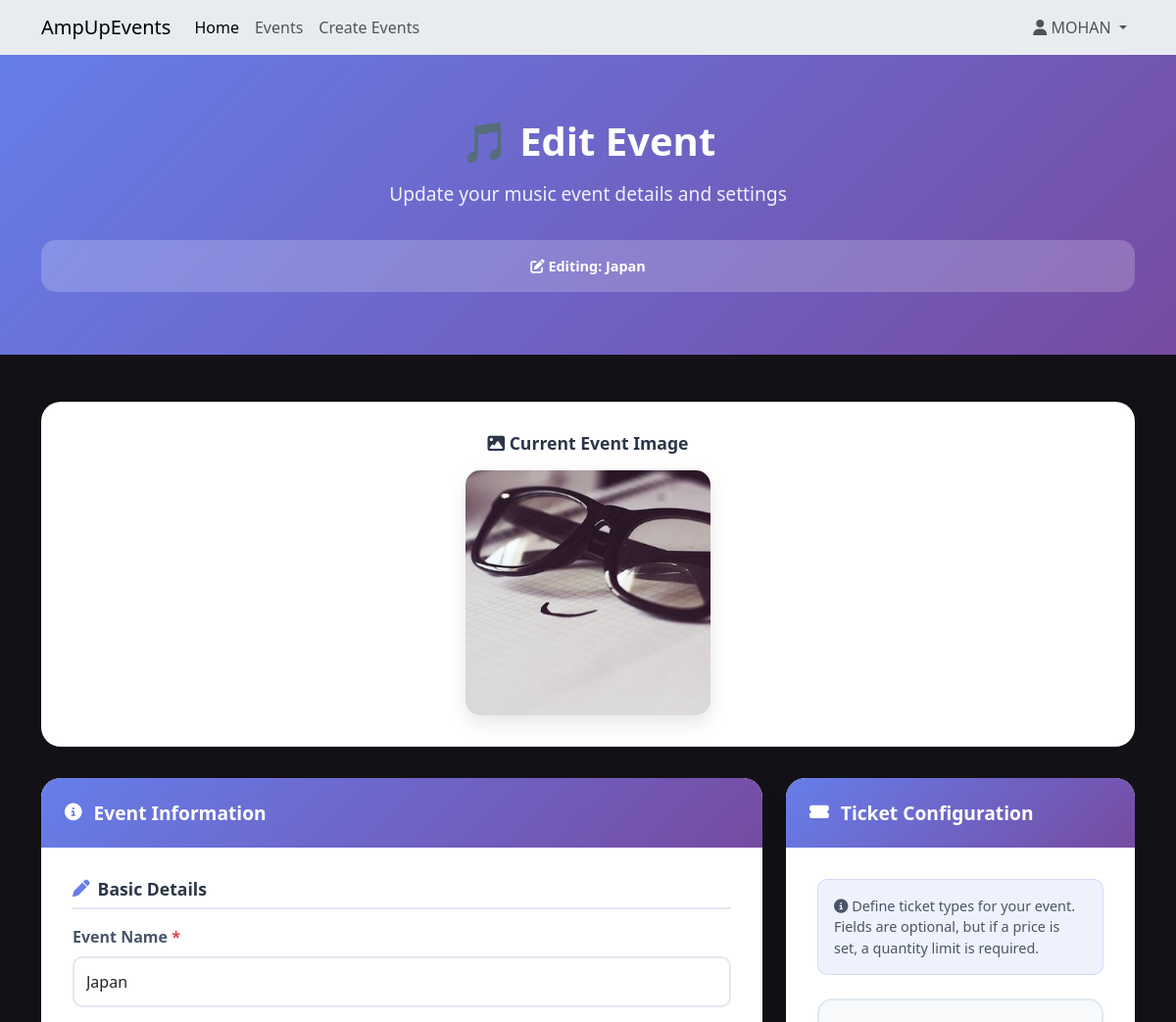
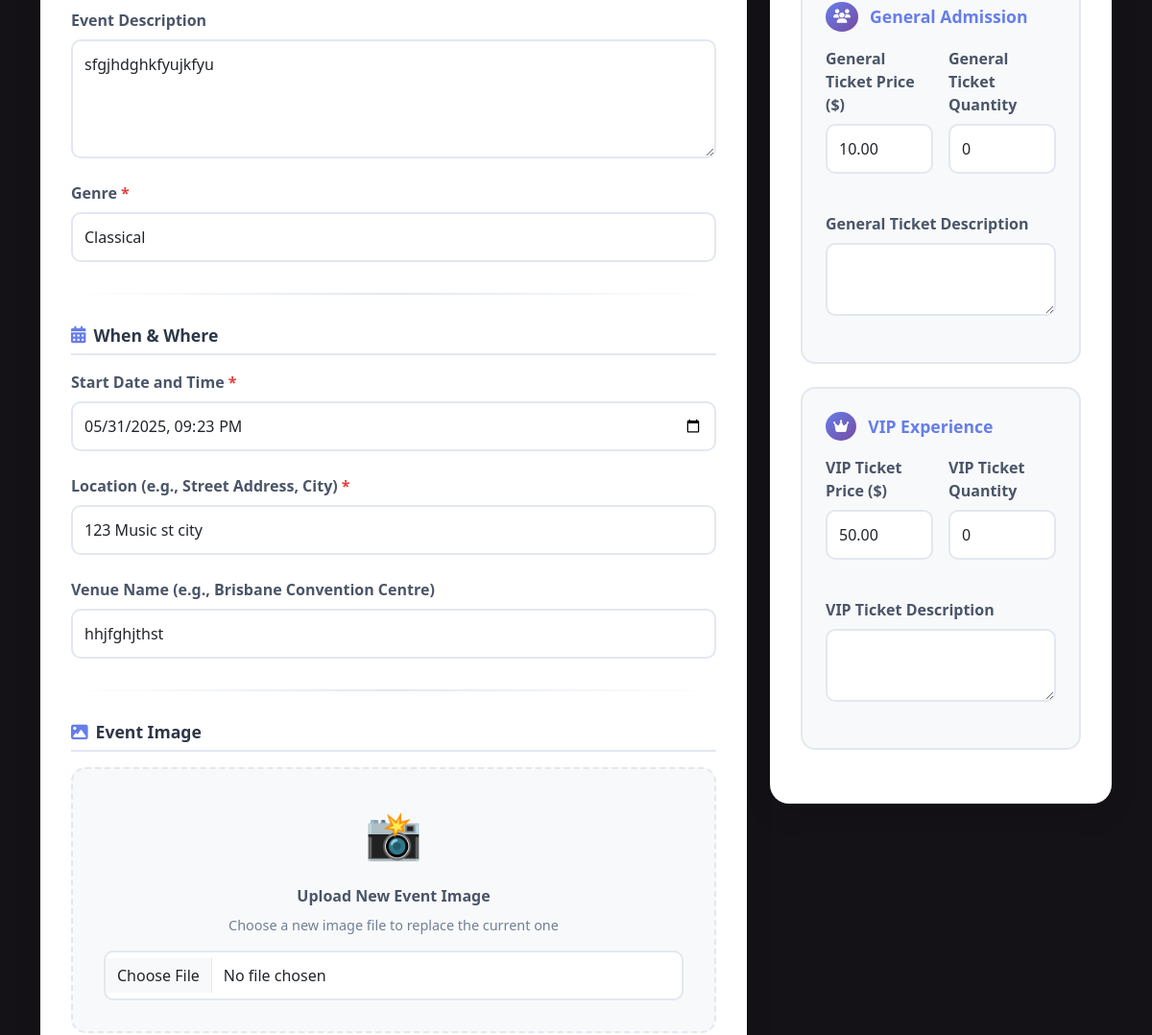
Before: /events/3/edit (signed in, upper part) with the older database file (2 pictures, top to bottom).
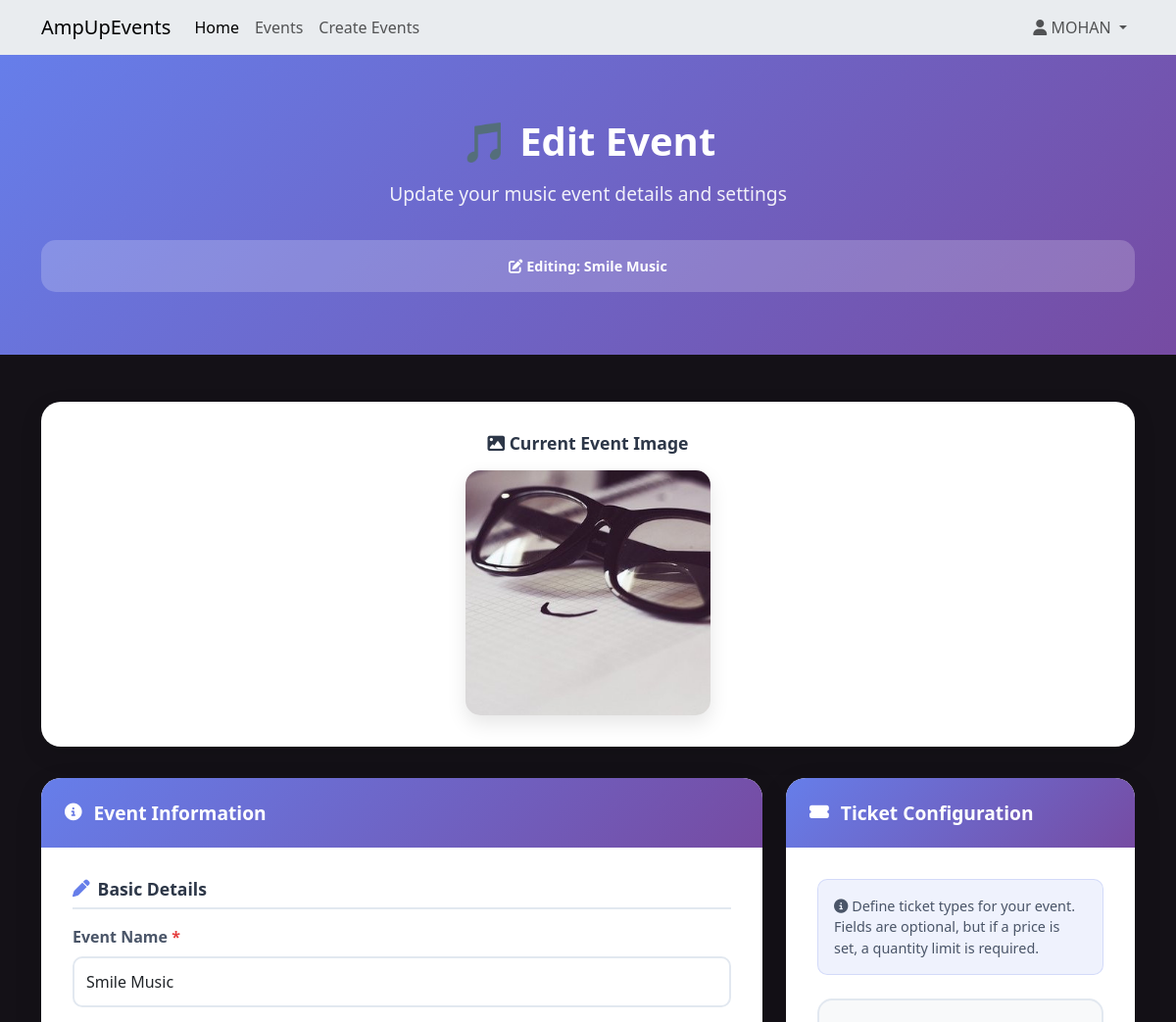
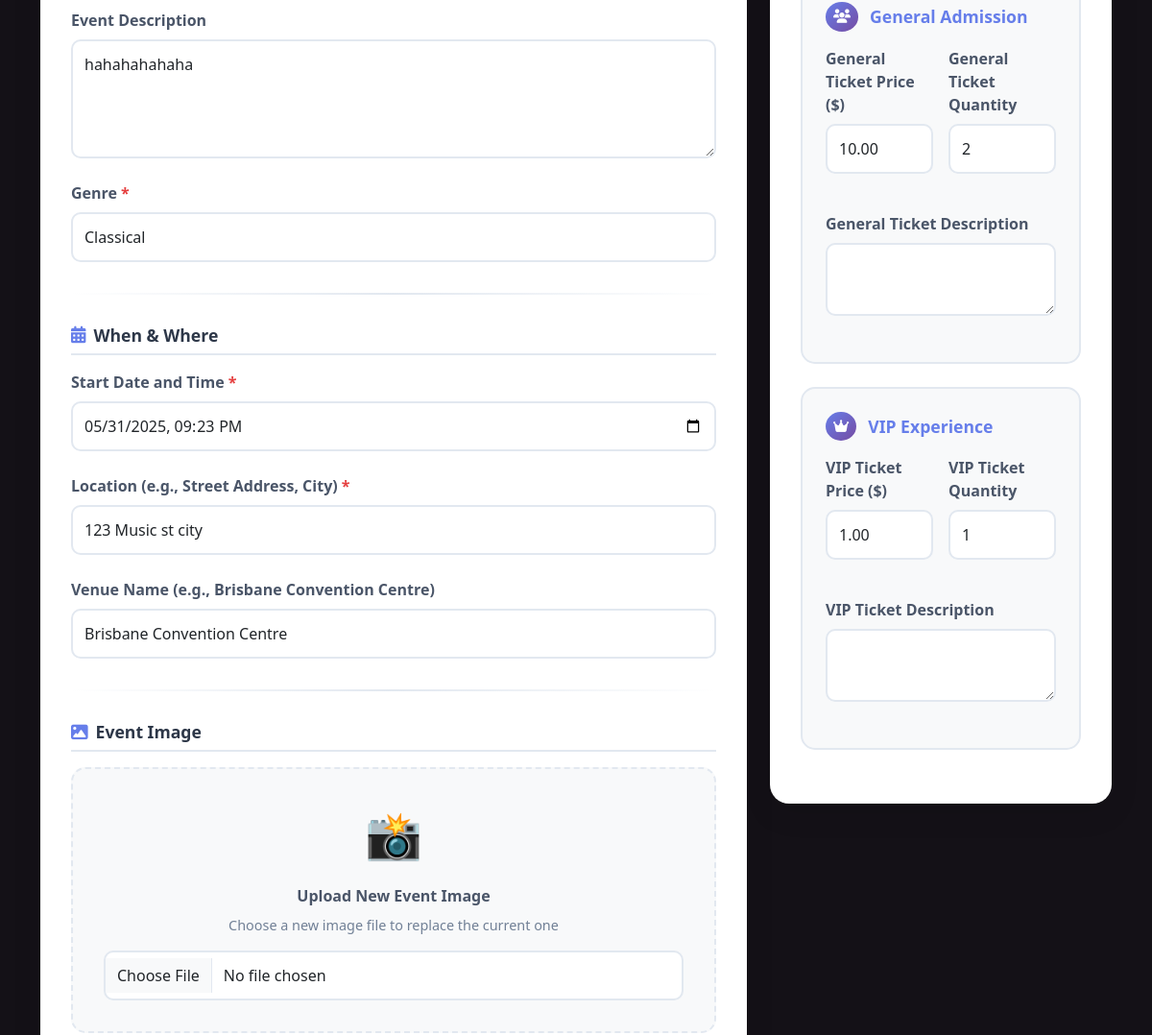
After: the same page with the newer database file (2 pictures, top to bottom).
### website/models.py (models this page shows, shortened)
class Event(db.Model):
    __tablename__ = 'events'
    id = db.Column(db.Integer, primary_key=True)  # Unique identifier for the event
    name = db.Column(db.String(120), index=True, nullable=False)  # Event name
    description = db.Column(db.Text, nullable=True)  # Optional detailed description of the event
    image_filename = db.Column(db.String(255), nullable=True)  # Filename of the event's image
    start_datetime = db.Column(db.DateTime, nullable=False)  # Combined start date and time for the event
    location = db.Column(db.String(100), nullable=False)  # General location of the event
    venue = db.Column(db.String(100), nullable=True)  # Specific venue name, optional
    genre_id = db.Column(db.Integer, db.ForeignKey('genres.id'), nullable=False)  # Reference to Genre table
    artist_info = db.Column(db.Text, nullable=True) # Information about the artist(s)
    status = db.Column(db.String(20), default='Open', nullable=False)  # Current status of the event (e.g., Open, Cancelled)
    age_limit = db.Column(db.Integer, nullable=True)
    length = db.Column(db.String(50), nullable=True)
    policies = db.Column(db.Text, nullable=True)
    facebook = db.Column(db.String(255), nullable=True)
    instagram = db.Column(db.String(255), nullable=True)
    twitter = db.Column(db.String(255), nullable=True)
    created_at = db.Column(db.DateTime, default=datetime.now)
    updated_at = db.Column(db.DateTime, default=datetime.now, onupdate=datetime.now)
    created_by = db.Column(db.Integer, db.ForeignKey('users.id'), nullable=False)
    ticket_types = db.relationship('ticket_type', backref='event', lazy='dynamic', cascade="all, delete-orphan")
    comments = db.relationship('Comment', backref='event', lazy='dynamic', cascade="all, delete-orphan")
    bookings = db.relationship('Booking', backref='event', lazy='dynamic', cascade="all, delete-orphan")

### website/events.py (the view, shortened to what this page needs)
@eventbp.route('/<int:id>/edit', methods=['GET', 'POST'])
@login_required
def edit_event(id):
    event_to_edit = db.session.query(Event).filter_by(id=id).first_or_404()
    if event_to_edit.created_by != current_user.id:
        flash("You are not authorized to edit this event.", "danger")
        return redirect(url_for('event.details', id=id))
    form = EventForm()
    ticketform = TicketForm()
    if request.method == 'GET':
        form.name.data = event_to_edit.name
        form.description.data = event_to_edit.description
        form.start_datetime.data = event_to_edit.start_datetime
        form.location.data = event_to_edit.location
        form.venue.data = event_to_edit.venue
        form.age_limit.data = event_to_edit.age_limit
        form.length.data = event_to_edit.length
        form.artist_info.data = event_to_edit.artist_info
        form.policies.data = event_to_edit.policies
        form.facebook.data = event_to_edit.facebook
        form.instagram.data = event_to_edit.instagram
        form.twitter.data = event_to_edit.twitter
        if event_to_edit.image_filename and event_to_edit.image_filename.startswith('http'):
            form.image_url.data = event_to_edit.image_filename
    try:
        genres = db.session.scalars(db.select(Genre)).all()
        form.genre.choices = [(genre.id, genre.name) for genre in genres]
    except Exception as e:
        current_app.logger.error(f"Error loading genres for event editing: {e}")
        flash("Error loading page data. Please check genre setup.", "danger")
        form.genre.choices = []
    if request.method == 'GET':
        form.genre.data = event_to_edit.genre_id
        general_t = event_to_edit.ticket_types.filter_by(type_name='General Admission').first()
        if general_t:
            ticketform.general_price.data = int(general_t.price) if general_t.price is not None else None
            ticketform.general_quantity.data = general_t.quantity_available
        vip_t = event_to_edit.ticket_types.filter_by(type_name='VIP').first()
        if vip_t:
            ticketform.vip_price.data = int(vip_t.price) if vip_t.price is not None else None
            ticketform.vip_quantity.data = vip_t.quantity_available
    return render_template('events/editEvent.html', form=form, ticketform=ticketform, event_id=event_to_edit.id, event=event_to_edit, title=f"Edit Event: {event_to_edit.name}")

### website/forms.py (shortened to what this page needs)
class TicketForm(FlaskForm):
    general_price = DecimalField('General Ticket Price ($)', validators=[Optional(), NumberRange(min=0, message="Price cannot be negative.")], places=2)
    general_quantity = IntegerField('General Ticket Quantity', validators=[Optional(), NumberRange(min=1, message="Must be a positive number.")])
    general_description = TextAreaField('General Ticket Description', validators=[Optional(), Length(max=500)])
    vip_price = DecimalField('VIP Ticket Price ($)', validators=[Optional(), NumberRange(min=0, message="Price cannot be negative.")], places=2)
    vip_quantity = IntegerField('VIP Ticket Quantity', validators=[Optional(), NumberRange(min=1, message="Must be a positive number.")])
    vip_description = TextAreaField('VIP Ticket Description', validators=[Optional(), Length(max=500)])

### website/templates/events/editEvent.html (shortened to what the changed rows need)
{% extends 'base.html' %}
{% from "bootstrap5/form.html" import render_form %}
{% block head %}
    <link rel="stylesheet" href="{{ url_for('static', filename='style/editEvent.css') }}">
{% endblock %}
{% block content %}
<div class="edit-hero">
    <div class="container">
        <div class="text-center">
            <h1 class="hero-title">🎵 Edit Event</h1>
            <div class="progress-indicator">
                <div class="progress-step">
                    <i class="fas fa-edit"></i> Editing: {{ form.name.data or 'Untitled Event' }}
                </div>
            </div>
        </div>
    </div>
</div>
<div class="container">
    {% set current_event = event %}
    {% if current_event and current_event.image_filename %}
        <div class="current-image-section">
            <h6 class="current-image-title">
                <i class="fas fa-image"></i> Current Event Image
            </h6>
            {% if current_event.image_filename.startswith('http') %}
                <img src="{{ current_event.image_filename }}"
                     alt="Current Event Image from URL"
                     class="current-image">
            {% else %}
                <img src="{{ url_for('static', filename=current_event.image_filename) }}"
                     alt="Current Event Image"
                     class="current-image">
            {% endif %}
        </div>
    {% endif %}
    <form method="POST" action="{{ url_for('event.edit_event', id=event_id) }}" enctype="multipart/form-data" novalidate>
        <div class="row">
            <div class="col-lg-8 mb-4">
                <div class="form-card">
                    <div class="form-card-body">
                        <div class="form-section">
                            <div class="form-group">
                                {{ form.name.label(class="form-label required-field") }}
                                {{ form.name(class="form-control" + (" is-invalid" if form.name.errors else "")) }}
                            </div>
                            <div class="form-group">
                                {{ form.description.label(class="form-label") }}
                                {{ form.description(class="form-control", rows="4") }}
                            </div>
                            <div class="form-group">
                                {{ form.genre.label(class="form-label required-field") }}
                                {{ form.genre(class="form-control" + (" is-invalid" if form.genre.errors else "")) }}
                            </div>
                        </div>
                        <div class="form-section">
                            <div class="form-group">
                                {{ form.start_datetime.label(class="form-label required-field") }}
                                {{ form.start_datetime(class="form-control" + (" is-invalid" if form.start_datetime.errors else "")) }}
                            </div>
                            <div class="form-group">
                                {{ form.location.label(class="form-label required-field") }}
                                {{ form.location(class="form-control" + (" is-invalid" if form.location.errors else "")) }}
                            </div>
                            {% if form.venue %}
                                <div class="form-group">
                                    {{ form.venue.label(class="form-label") }}
                                    {{ form.venue(class="form-control") }}
                                </div>
                            {% endif %}
                        </div>
                    </div>
                </div>
            </div>
            <div class="col-lg-4 mb-4">
                <div class="form-card">
                    <div class="form-card-body">
                        <div class="ticket-section">
                            <div class="price-quantity-row">
                                <div class="form-group">
                                    {{ ticketform.general_quantity.label(class="form-label") }}
                                    {{ ticketform.general_quantity(class="form-control") }}
                                </div>
                            </div>
                        </div>
                        <div class="ticket-section">
                            <div class="price-quantity-row">
                                <div class="form-group">
                                    {{ ticketform.vip_price.label(class="form-label") }}
                                    {{ ticketform.vip_price(class="form-control") }}
                                </div>
                                <div class="form-group">
                                    {{ ticketform.vip_quantity.label(class="form-label") }}
                                    {{ ticketform.vip_quantity(class="form-control") }}
                                </div>
                            </div>
                        </div>
                    </div>
                </div>
            </div>
        </div>
    </form>
</div>
{% endblock %}

Changed rows visible on the page:
changed Event "Classical": name "Japan" → "Smile Music"; description "sfgjhdghkfyujkfyu" → "hahahahahaha"; venue "hhjfghjthst" → "Brisbane Convention Centre"
Other visible differences:
form field general_quantity: "0" → "2"
form field vip_price: "50.00" → "1.00"
form field vip_quantity: "0" → "1"
